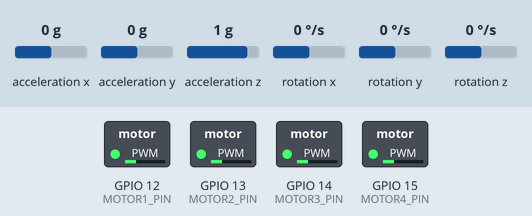
A program run on a simulated ESP32. Shown: switched loads named in the program (green lamp = pin HIGH). The inputs (shaded band) are chosen by the test bench; at power-on: acceleration x 0 g, acceleration z 1 g, acceleration y 0 g, rotation z 0 °/s, rotation x 0 °/s, rotation y 0 °/s.

Above: at 1.2 s.
1.3 s: acceleration x set to -1.4 g
At 2.5 s:
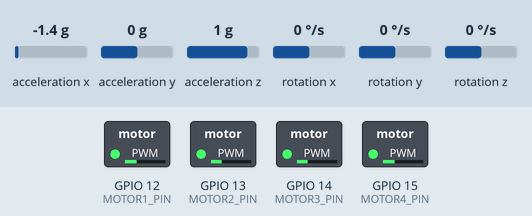
2.8 s: acceleration z set to -1.4 g
At 3.5 s:
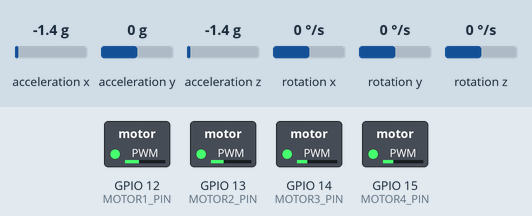
5.8 s: acceleration y set to -1.4 g
At 6.1 s:
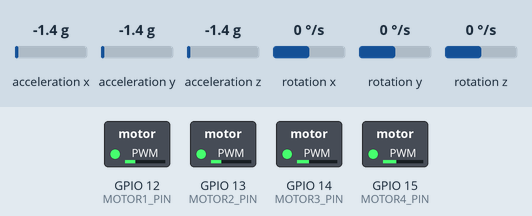
8.8 s: rotation z set to -192 °/s
At 8.99 s:
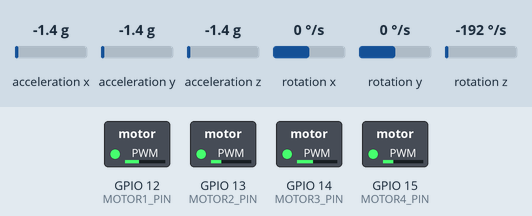
11.8 s: acceleration x set to -0.8 g
At 13.0 s:
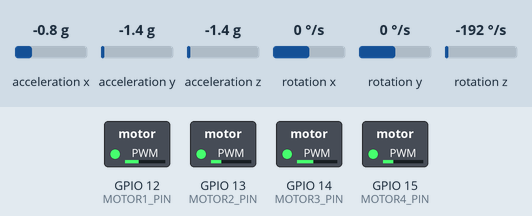
13.3 s: rotation z set to -100 °/s
At 13.9 s:
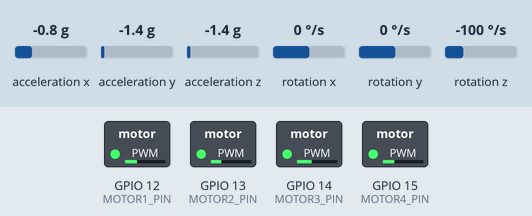
Timing chart, 0 to 15.8 s (numbered marks = the images above; inputs shaded):
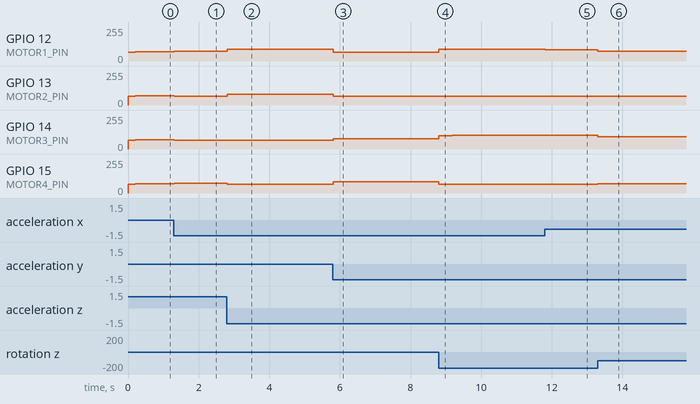

Measured:
- after the input at 1.3 s, GPIO 12 (MOTOR1_PIN), GPIO 15 (MOTOR4_PIN): 70/255 → 74/255 at once; GPIO 13 (MOTOR2_PIN), GPIO 14 (MOTOR3_PIN): 70/255 → 66/255 at once
- after the input at 2.8 s, GPIO 12 (MOTOR1_PIN): 74/255 → 87/255 at once, → 88/255 0.08 s later, → 89/255 1.7 s later; GPIO 13 (MOTOR2_PIN): 66/255 → 80/255 at once, → 81/255 0.97 s later; GPIO 14 (MOTOR3_PIN): 66/255 → 64/255 at once; GPIO 15 (MOTOR4_PIN): 74/255 → 64/255 at once
- after the input at 5.8 s, GPIO 12 (MOTOR1_PIN): 89/255 → 64/255 at once; GPIO 13 (MOTOR2_PIN): 81/255 → 64/255 at once; GPIO 14 (MOTOR3_PIN): 64/255 → 76/255 at once, → 77/255 1.7 s later; GPIO 15 (MOTOR4_PIN): 64/255 → 83/255 at once, → 84/255 2.1 s later
- after the input at 8.8 s, GPIO 12 (MOTOR1_PIN): 64/255 → 88/255 at once, → 87/255 2.6 s later; GPIO 14 (MOTOR3_PIN): 77/255 → 101/255 at once, → 102/255 0.39 s later, → 103/255 2.2 s later; GPIO 15 (MOTOR4_PIN): 84/255 → 64/255 at once
- after the input at 11.8 s, GPIO 12 (MOTOR1_PIN): 87/255 → 86/255 at once; GPIO 14 (MOTOR3_PIN): 103/255 → 104/255 at once
- after the input at 13.3 s, GPIO 12 (MOTOR1_PIN): 86/255 → 75/255 at once; GPIO 14 (MOTOR3_PIN): 104/255 → 92/255 at once; GPIO 15 (MOTOR4_PIN): 64/255 → 71/255 at once

The program:

main.cpp
```cpp
#include <Arduino.h>
#include "config/pins.h"
#include "config/flight_params.h"
#include "hal/motor_driver.h"
#include "hal/imu_driver.h"
#include "core/pid_control.h"
#include "core/mixer.h"
#include "comms/payload_link.h"

PIDState pid_roll, pid_pitch, pid_yaw;
uint32_t last_time;

void setup() {
    motor_init();
    imu_init();
    payload_link_init();

    pid_init(&pid_roll, PID_ROLL_KP, PID_ROLL_KI, PID_ROLL_KD);
    pid_init(&pid_pitch, PID_PITCH_KP, PID_PITCH_KI, PID_PITCH_KD);
    pid_init(&pid_yaw, PID_YAW_KP, PID_YAW_KI, PID_YAW_KD);

    last_time = micros();
}

void loop() {
    payload_link_update();

    uint32_t now = micros();
    float dt = (now - last_time) / 1000000.0f;

    // Only run flight loop at ~250Hz (4000us)
    if (dt >= 0.004f) {
        last_time = now;

        float roll, pitch, yaw;
        float gx, gy, gz;
        imu_read(&roll, &pitch, &yaw, &gx, &gy, &gz);

        PayloadToFCData cmd = payload_link_get_data();

        float roll_out = pid_compute(&pid_roll, cmd.roll, roll, dt);
        float pitch_out = pid_compute(&pid_pitch, cmd.pitch, pitch, dt);
        float yaw_out = pid_compute(&pid_yaw, cmd.yaw, gz, dt);

        uint16_t m1, m2, m3, m4;

        if (cmd.throttle > MIN_THROTTLE + 50) {
            mixer_compute(cmd.throttle, roll_out, pitch_out, yaw_out, &m1, &m2, &m3, &m4);
        } else {
            m1 = m2 = m3 = m4 = MIN_THROTTLE;
            pid_roll.integral = 0;
            pid_pitch.integral = 0;
            pid_yaw.integral = 0;
        }

        motor_set_pwm(m1, m2, m3, m4);
    }
}
```

payload_link.cpp
```cpp
#include "payload_link.h"
#include "../config/pins.h"
#include "../config/flight_params.h"

HardwareSerial PayloadSerial(2);

static PayloadToFCData current_data = {0, 0, 0, MIN_THROTTLE, 0};
static uint32_t last_packet_time = 0;

void payload_link_init() {
    PayloadSerial.begin(115200, SERIAL_8N1, PAYLOAD_RX_PIN, PAYLOAD_TX_PIN);
    last_packet_time = millis();
}

void payload_link_update() {
    if (PayloadSerial.available() >= sizeof(PayloadToFCData)) {
        PayloadSerial.readBytes((uint8_t*)&current_data, sizeof(PayloadToFCData));
        last_packet_time = millis();
        // Clear buffer if we got backlogged
        while(PayloadSerial.available()) {
            PayloadSerial.read();
        }
    }
}

bool payload_link_is_safe() {
    return (millis() - last_packet_time) < FAILSAFE_TIMEOUT_MS;
}

PayloadToFCData payload_link_get_data() {
    if (!payload_link_is_safe()) {
        PayloadToFCData safe_data = current_data;
        safe_data.throttle = FAILSAFE_THROTTLE;
        safe_data.roll = 0;
        safe_data.pitch = 0;
        safe_data.yaw = 0;
        return safe_data;
    }
    return current_data;
}
```

payload_link.h
```cpp
#ifndef PAYLOAD_LINK_H
#define PAYLOAD_LINK_H
#include "protocol.h"
#include <Arduino.h>

void payload_link_init();
void payload_link_update();
bool payload_link_is_safe();
PayloadToFCData payload_link_get_data();

#endif
```

mixer.cpp
```cpp
#include "mixer.h"
#include "../config/flight_params.h"

void mixer_compute(float throttle, float pid_roll, float pid_pitch, float pid_yaw,
                   uint16_t* m1, uint16_t* m2, uint16_t* m3, uint16_t* m4) {

    // X Configuration
    // M4(FL, CW)  M1(FR, CCW)
    //        \  /
    //        /  \
    // M3(RL, CCW) M2(RR, CW)

    float motor1 = throttle - pid_roll - pid_pitch + pid_yaw;
    float motor2 = throttle - pid_roll + pid_pitch - pid_yaw;
    float motor3 = throttle + pid_roll + pid_pitch + pid_yaw;
    float motor4 = throttle + pid_roll - pid_pitch - pid_yaw;

    auto constrain_pwm = [](float val) -> uint16_t {
        if(val > MAX_THROTTLE) return MAX_THROTTLE;
        if(val < MIN_THROTTLE) return MIN_THROTTLE;
        return (uint16_t)val;
    };

    *m1 = constrain_pwm(motor1);
    *m2 = constrain_pwm(motor2);
    *m3 = constrain_pwm(motor3);
    *m4 = constrain_pwm(motor4);
}
```

mixer.h
```cpp
#ifndef MIXER_H
#define MIXER_H
#include <stdint.h>

void mixer_compute(float throttle, float pid_roll, float pid_pitch, float pid_yaw,
                   uint16_t* m1, uint16_t* m2, uint16_t* m3, uint16_t* m4);

#endif
```

pid_control.cpp
```cpp
#include "pid_control.h"

void pid_init(PIDState* pid, float kp, float ki, float kd) {
    pid->kp = kp;
    pid->ki = ki;
    pid->kd = kd;
    pid->integral = 0;
    pid->prev_error = 0;
}

float pid_compute(PIDState* pid, float setpoint, float measured, float dt) {
    float error = setpoint - measured;
    pid->integral += error * dt;

    // anti-windup
    if(pid->integral > 400) pid->integral = 400;
    if(pid->integral < -400) pid->integral = -400;

    float derivative = (error - pid->prev_error) / dt;
    pid->prev_error = error;

    return (pid->kp * error) + (pid->ki * pid->integral) + (pid->kd * derivative);
}
```

pid_control.h
```cpp
#ifndef PID_CONTROL_H
#define PID_CONTROL_H

struct PIDState {
    float kp, ki, kd;
    float integral;
    float prev_error;
};

void pid_init(PIDState* pid, float kp, float ki, float kd);
float pid_compute(PIDState* pid, float setpoint, float measured, float dt);

#endif
```

flight_params.h
```cpp
#ifndef FLIGHT_PARAMS_H
#define FLIGHT_PARAMS_H

// PID Constants (Tuning required)
#define PID_ROLL_KP 1.2f
#define PID_ROLL_KI 0.04f
#define PID_ROLL_KD 18.0f

#define PID_PITCH_KP 1.2f
#define PID_PITCH_KI 0.04f
#define PID_PITCH_KD 18.0f

#define PID_YAW_KP 2.0f
#define PID_YAW_KI 0.02f
#define PID_YAW_KD 0.0f

// Limits
#define MAX_ROLL_PITCH_ANGLE 30.0f
#define MAX_THROTTLE 1800 // max 2000 for standard ESC
#define MIN_THROTTLE 1000 // idle
#define FAILSAFE_THROTTLE 1100 // slow descent

#define FAILSAFE_TIMEOUT_MS 200

#endif // FLIGHT_PARAMS_H
```

pins.h
```cpp
#ifndef PINS_H
#define PINS_H

// ESC PWM Pins
#define MOTOR1_PIN 12 // Front-Right (CCW)
#define MOTOR2_PIN 13 // Rear-Right (CW)
#define MOTOR3_PIN 14 // Rear-Left (CCW)
#define MOTOR4_PIN 15 // Front-Left (CW)

// I2C MPU6050
#define I2C_SDA_PIN 21
#define I2C_SCL_PIN 22

// UART with Payload ESP32
#define PAYLOAD_TX_PIN 17
#define PAYLOAD_RX_PIN 16

#endif // PINS_H
```

imu_driver.cpp
```cpp
#include "imu_driver.h"
#include "../config/pins.h"
#include <Wire.h>
#include "MPU6050.h"

MPU6050 mpu;

bool imu_init() {
    Wire.begin(I2C_SDA_PIN, I2C_SCL_PIN, 400000);
    mpu.initialize();
    if (!mpu.testConnection()) {
        return false;
    }
    // Set offsets if known, or calibrate here
    return true;
}

void imu_read(float* roll, float* pitch, float* yaw, float* gyro_x, float* gyro_y, float* gyro_z) {
    int16_t ax, ay, az;
    int16_t gx, gy, gz;
    mpu.getMotion6(&ax, &ay, &az, &gx, &gy, &gz);

    // Very simple complementary filter placeholder.
    float accX = ax / 16384.0;
    float accY = ay / 16384.0;
    float accZ = az / 16384.0;

    *gyro_x = gx / 131.0;
    *gyro_y = gy / 131.0;
    *gyro_z = gz / 131.0;

    *roll = atan2(accY, accZ) * 180.0 / PI;
    *pitch = atan2(-accX, sqrt(accY * accY + accZ * accZ)) * 180.0 / PI;
    *yaw = 0; // Yaw drift without mag
}
```

imu_driver.h
```cpp
#ifndef IMU_DRIVER_H
#define IMU_DRIVER_H

bool imu_init();
void imu_read(float* roll, float* pitch, float* yaw, float* gyro_x, float* gyro_y, float* gyro_z);

#endif
```

motor_driver.cpp
```cpp
#include "motor_driver.h"
#include "../config/pins.h"

// ESCs typically expect 50Hz (20ms period) to 400Hz. Let's use 250Hz.
// We'll use ledc from ESP32 framework
#define PWM_FREQ 250
#define PWM_RES 11 // 11-bit resolution (0-2047)

void motor_init() {
    ledcSetup(0, PWM_FREQ, PWM_RES);
    ledcSetup(1, PWM_FREQ, PWM_RES);
    ledcSetup(2, PWM_FREQ, PWM_RES);
    ledcSetup(3, PWM_FREQ, PWM_RES);

    ledcAttachPin(MOTOR1_PIN, 0);
    ledcAttachPin(MOTOR2_PIN, 1);
    ledcAttachPin(MOTOR3_PIN, 2);
    ledcAttachPin(MOTOR4_PIN, 3);

    motor_stop();
}

// Input expected 1000 - 2000 microseconds
void motor_set_pwm(uint16_t m1, uint16_t m2, uint16_t m3, uint16_t m4) {
    auto calc_duty = [](uint16_t us) {
        if (us < 1000) us = 1000;
        if (us > 2000) us = 2000;
        return (us * 2048) / 4000;
    };

    ledcWrite(0, calc_duty(m1));
    ledcWrite(1, calc_duty(m2));
    ledcWrite(2, calc_duty(m3));
    ledcWrite(3, calc_duty(m4));
}

void motor_stop() {
    motor_set_pwm(1000, 1000, 1000, 1000);
}
```

motor_driver.h
```cpp
#ifndef MOTOR_DRIVER_H
#define MOTOR_DRIVER_H
#include <Arduino.h>

void motor_init();
void motor_set_pwm(uint16_t m1, uint16_t m2, uint16_t m3, uint16_t m4);
void motor_stop();

#endif
```
